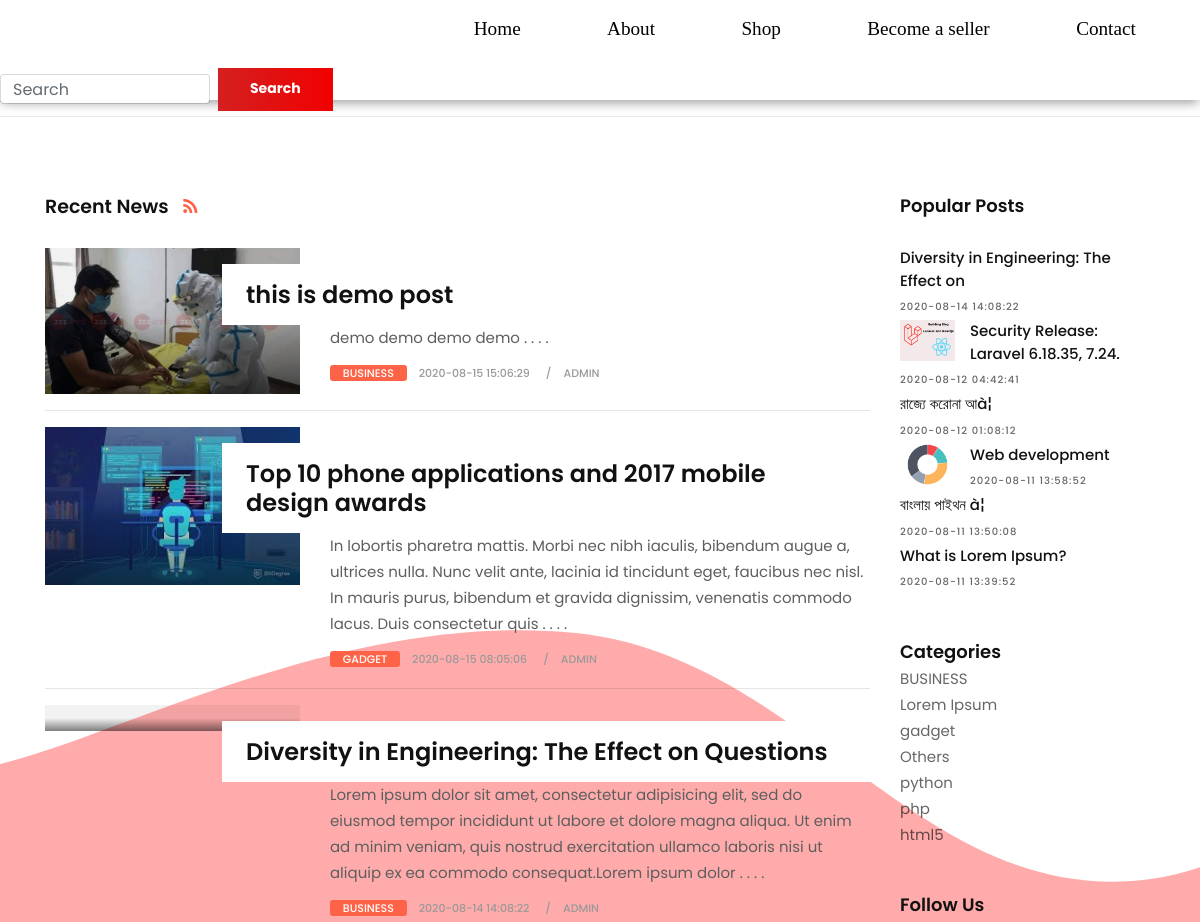
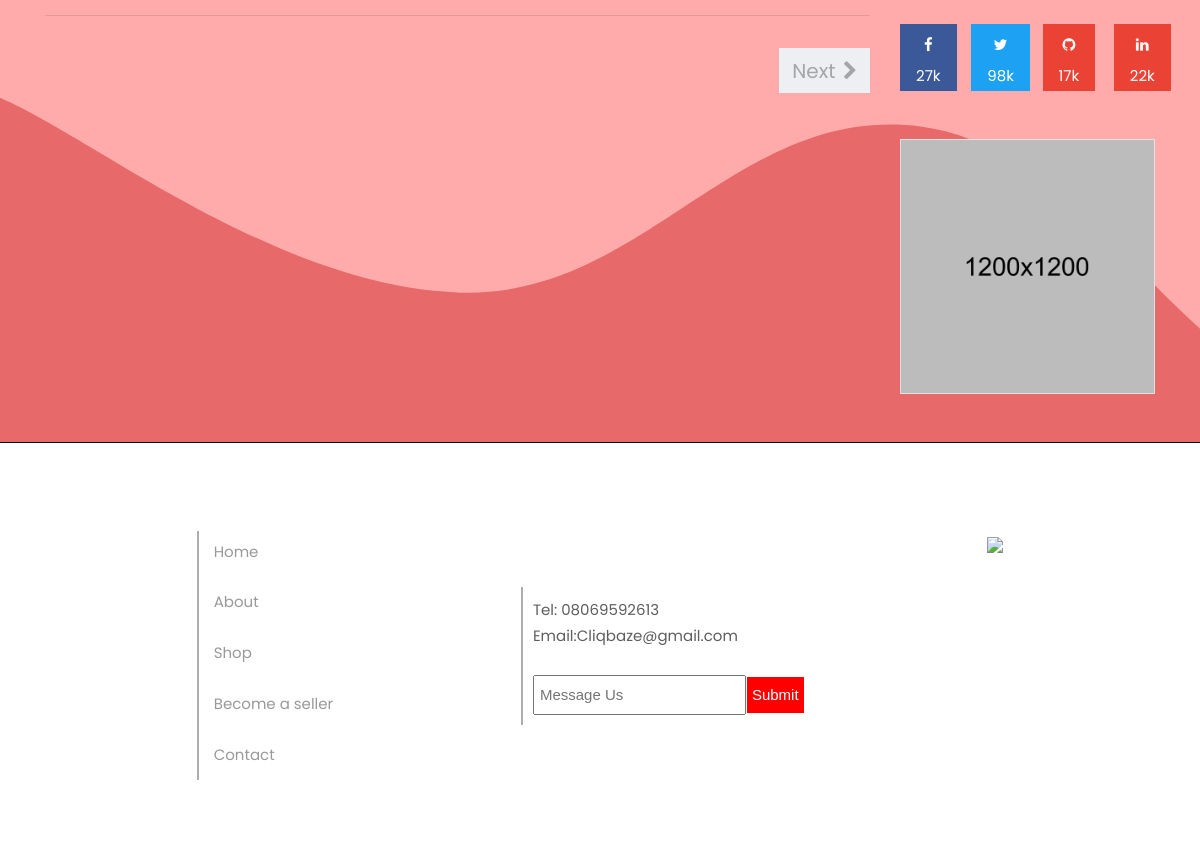
Page /Blog-php/index.php on the committed database (2 pictures, top to bottom).
### tables this page shows
CREATE TABLE `blog` (
  `id` int(3) NOT NULL,
  `cat_id` int(3) NOT NULL,
  `title` varchar(255) NOT NULL,
  `content` text NOT NULL,
  `tag` text NOT NULL,
  `admin` varchar(100) NOT NULL,
  `status` tinyint(1) NOT NULL,
  `rate` tinyint(2) NOT NULL,
  `image` varchar(255) NOT NULL,
  `date` timestamp NOT NULL DEFAULT current_timestamp()
);

CREATE TABLE `categories` (
  `id` int(2) NOT NULL,
  `category_name` varchar(100) NOT NULL,
  `status` tinyint(2) NOT NULL,
  `create_time` timestamp NOT NULL DEFAULT current_timestamp(),
  `admin_name` varchar(70) NOT NULL
);

### Blog-php/app/classes/Database.php (called while the page is built, shortened)
<?php
class Database
{
    public static function db()
    {
        $link = mysqli_connect('localhost:3306','root','','blog_oop');
        return $link;
    }
}

### Blog-php/app/classes/Site.php (called while the page is built, shortened)
<?php
class Site
{
    public  static  function display(){
        $sql = "SELECT * FROM `site`";
        $result = mysqli_query(Database::db(),$sql);
        if($result){
            return $result;
        }else{
            return false;
        }
    }
    public  static  function displaySocialLink(){
        $sql = "SELECT * FROM `social_links`";
        $result = mysqli_query(Database::db(),$sql);
        if($result){
            return $result;
        }else{
            return false;
        }
    }
}

### Blog-php/app/classes/post.php (called while the page is built, shortened)
<?php
class Post
{
    public  static  function showPopulerlPost(){
        $sql = "SELECT blog.*, categories.category_name FROM blog INNER JOIN categories ON blog.cat_id = categories.id WHERE blog.rate = 1 ORDER BY id DESC ";
        $result = mysqli_query(Database::db(),$sql);
        if($result){
            return $result;
        }else{
            return false;
        }
    }
    public  static  function countActivePost(){
        $sql = "SELECT * FROM `blog` WHERE status = 1";
        $result = mysqli_query(Database::db(),$sql);
        if($result){
            $count = mysqli_num_rows($result);
            return $count;
        }else{
            return false;
        }
    }
    public  static  function pagination($sql){
        $result = mysqli_query(Database::db(),$sql);
        if($result){
            return $result;
        }else{
            return false;
        }
    }
}

### Blog-php/app/classes/Helper.php (called while the page is built, shortened)
<?php
class Helper
{
    public  static  function textShort($text,$limit = 400){
        $text = $text . " ";
        $text = substr($text,0,$limit);
        $text = $text . " . . . .";
        return $text;
    }
}

### Blog-php/app/classes/Category.php (called while the page is built, shortened)
<?php
class Category
{
    public  static  function activeCategories(){
        $sql = "SELECT * FROM `categories` WHERE `status` = 1 ORDER BY id DESC";
        $res = mysqli_query(Database::db(),$sql);
        if($res){
            return $res;
        }else{
            return false;
        }
    }
}

### Blog-php/index.php (the view, shortened to what this page needs)
<?php require_once 'header.php';
?>
    <div class="col-lg-9 col-md-12 col-sm-12 col-xs-12">
        <div class="page-wrapper">
            <div class="blog-top clearfix">
                <h4 class="pull-left">Recent News <a href="#"><i class="fa fa-rss"></i></a></h4>
            </div>
            <?php
            if(isset($_GET['catwisepost']) && isset($_GET['id'])){
                $id = $_GET['id'];
                $catWisepost = \App\classes\Post::categoryWisePost($id);
                if($catWisepost == false){
                    echo '<h1 class="text-center">Not Avilable  !!</h1>';
                }else{
                    while ($catWisepostRow = mysqli_fetch_assoc($catWisepost)) { ?>
                        <div class="blog-list clearfix">
                            <div class="blog-box row">
                                <div class="col-md-4">
                                    <div class="post-media">
                                        <a href="singlepage.php?id=<?= catWisepostRow['id'] ?>" title="">
                                            <img src="uploads/<?=$catWisepostRow['image'] ?>" alt="" class="img-fluid w-100">
                                            <div class="hovereffect"></div>
                                        </a>
                                    </div>
                                </div>
                                <div class="blog-meta big-meta col-md-8">
                                    <h4><a href="singlepage.php?id=<?= $catWisepostRow['id'] ?>" title=""><?= $catWisepostRow['title'] ?></a></h4>
                                    <p><?php
                                        $txt = $catWisepostRow['content'];
                                        echo   \App\classes\Helper::textShort("$txt",250);
                                        ?></p>
                                    <small class="firstsmall"><a class="bg-orange" href="singlepage.php?id=<?= $catWisepostRow['id'] ?>" title="Category"><?= $catWisepostRow['category_name'] ?></a></small>
                                    <small><a  title="Date and Time"><?= $catWisepostRow['date'] ?></a></small>
                                    <small><a  title="Author or Media"><?= $catWisepostRow['admin'] ?></a></small>
                                </div>
                            </div>
                        </div>
                        <hr>
                    <?php } }
            }
            else{
            ?>
            <?php
            $ob = new \App\classes\Site();
            $a = $ob->display();
            $siteData = mysqli_fetch_assoc($a);
            $skip = 0;
            $take = $siteData['postdisplay'];
            $page = 1;
            $totalPost = \App\classes\Post::countActivePost();
            $totalPage = ceil($totalPost/$take);
            $sql = "SELECT blog.*, categories.category_name FROM blog INNER JOIN categories ON blog.cat_id = categories.id ORDER BY id DESC LIMIT $skip,$take ";
            $post = \App\classes\Post::pagination($sql);
            while ($row = mysqli_fetch_assoc($post)){
                ?>
                <div class="blog-list clearfix">
                    <div class="blog-box row">
                        <div class="col-md-4">
                            <div class="post-media">
                                <a href="singlepage.php?id=<?= $row['id'] ?>" title="">
                                    <img src="uploads/<?= $row['image'] ?>" alt="" class="img-fluid w-100">
                                    <div class="hovereffect"></div>
                                </a>
                            </div>
                        </div>
                        <div class="blog-meta big-meta col-md-8">
                            <h4><a href="singlepage.php?id=<?= $row['id'] ?>" title=""><?= $row['title'] ?></a></h4>
                            <p><?php
                                $txt = $row['content'];
                                echo   \App\classes\Helper::textShort("$txt",250);
                                ?></p>
                            <small class="firstsmall"><a class="bg-orange" href="singlepage.php?id=<?= $row['id'] ?>" title="Category"><?= $row['category_name'] ?></a></small>
                            <small><a  title="Date and Time"><?= $row['date'] ?></a></small>
                            <small><a  title="Author or Media"><?= $row['admin'] ?></a></small>
                        </div>
                    </div>
                </div>
                <hr>
            <?php } ?>
        </div>
        <div class="row text-center">
            <div class="col-md-12">
                <nav aria-label="Page navigation">
                    <ul class="pagination justify-content-between">
                        <li class="page-item">
                        <li class="page-item">
                            <?php if($totalPage > $page) { ?>
                                <a href="index.php?page=<?=$page + 1;?>"class="page-link">Next <i class="fa
 fa-chevron-right" style="margin-left: 2px;"></i></a>
                            <?php } ?>
                        </li>
                    </ul>
                </nav>
            </div>
            <?php } ?>
        </div>
    </div>
<?php
require_once 'sidebar.php';
?>
<?php
require_once 'footer.php';
?>

### Blog-php/sidebar.php (shortened to what this page needs)
<div class="col-lg-3 col-md-12 col-sm-12 col-xs-12">
    <div class="sidebar">
        <div class="widget">
            <h2 class="widget-title">Popular Posts</h2>
            <div class="blog-list-widget">
                <div class="list-group">
                    <?php
                    while ($row1 = mysqli_fetch_assoc($populer)){
                        ?>
                        <a href="singlepage.php?id=<?= $row1['id'] ?>" class="list-group-item list-group-item-action flex-column align-items-start">
                            <div class="w-100 last-item justify-content-between">
                                <img src="uploads/<?= $row1['image'] ?>" alt="" class="img-fluid float-left">
                                <h5 class="mb-1"><?= substr($row1['title'],0,40) ?></h5>
                                <small><?= $row1['date'] ?></small>
                            </div>
                        </a>
                    <?php } ?>
                </div>
            </div>
        </div>
        <div class="widget">
            <h2 class="widget-title" style="margin-bottom: 5px;">Categories</h2>
            <div class="blog-list-widget">
                <div class="list-group">
                    <?php
                    $categories = Category::activeCategories();
                    while ($row2 = mysqli_fetch_assoc($categories)){
                    ?>
                    <p style="margin-bottom: 0px;border-bottom: 1px solid #cc"><a href="index.php?id=<?= $row2['id']?>&catwisepost"><?= $row2['category_name'] ?></a></p>
                    <?php } ?>
                </div>
            </div>
        </div>
        <?php
        $ob = Site::displaySocialLink();
        $data = mysqli_fetch_assoc($ob);
        ?>
        <div class="widget">
            <h2 class="widget-title">Follow Us</h2>
            <div class="row text-center">
                <div class="col-lg-3 col-md-3 col-sm-3 col-xs-6">
                    <a href="<?= $data['facebook']?>" class="social-button facebook-button">
                        <i class="fa fa-facebook"></i>
                        <p>27k</p>
                    </a>
                </div>
                <div class="col-lg-3 col-md-3 col-sm-3 col-xs-6">
                    <a href="<?= $data['twitter']?>" class="social-button twitter-button">
                        <i class="fa fa-twitter"></i>
                        <p>98k</p>
                    </a>
                </div>
                <div class="col-lg-3 col-md-3 col-sm-3 col-xs-6">
                    <a href="<?= $data['github']?>" class="social-button google-button">
                        <i class="fa fa-github"></i>
                        <p>17k</p>
                    </a>
                </div>
                <div class="col-lg-3 col-md-3 col-sm-3 col-xs-6">
                    <a href="<?= $data['linkedin']?>" class="social-button google-button">
                        <i class="fa fa-linkedin"></i>
                        <p>22k</p>
                    </a>
                </div>
            </div>
        </div>
        <div class="widget">
            <div class="banner-spot clearfix">
                <div class="banner-img">
                    <img src="upload/banner_03.jpg" alt="" class="img-fluid">
                </div>
            </div>
        </div>
    </div>
</div>

### Blog-php/Home.css (style rules this page uses)
body { margin: 0; background-image: url('Red2.svg'); background-repeat: no-repeat; background-size: cover; background-attachment: fixed; }
li { list-style: none; }
a { text-decoration: none; }
.container nav a { font-size: 20px; }
* { box-sizing: border-box; }
body { font-family: Verdana, sans-serif; }
img { vertical-align: middle; }

### Blog-php/assets/style.css (style rules this page uses)
body { font-size: 15px; line-height: 26px; background-color: #ffffff; }
h1, h2, h3, h4, h5, body, p, .topbar-section, .navbar-inverse .navbar-nav .nav-link, .header .dropdown-menu, .navbar-nav .nav-link { font-family: 'Roboto', serif; }
h1, h2, h3, h4, h5, h6 { font-weight: 700; line-height: 1.4; color: #111111; }
h2 { font-size: 27px; line-height: 38px; margin-bottom: 20px }
h4 { font-size: 19px; line-height: 29px; margin-bottom: 14px }
h5 { font-size: 17px; line-height: 25px; margin-bottom: 11px }
a { color: #111111; }
body, p { color: #5e5e5e; }
p { margin-bottom: 26px; font-size: 15px; line-height: 26px; }
a { text-decoration: none !important; }
.post-media img { width: 100%; }
.post-media img, .masonry-box img { -webkit-transition: all .3s ease-in-out; -moz-transition: all .3s ease-in-out; -ms-transition: all .3s ease-in-out; -o-transition: all .3s ease-in-out; transition: all .3s ease-in-out; -webkit-transform: scale(1); -moz-transform: scale(1); -ms-transform: scale(1); -o-transform: scale(1); transform: scale(1); }
.footer a, .footer p, .blog-list-widget small { color: rgba(0, 0, 0, 0.6) !important; }
.page-link { background-color: #edeff2 !important; border: 0 dashed #e2e2e2; border-radius: 0; color: #a3a5a8 !important; display: block; font-size: 14px; line-height: 1; margin-left: 6px; padding: 0.8rem 0.8rem; position: relative; text-transform: capitalize; }
.page-item:last-child .page-link { border-radius: 0; }
.banner-spot { background: #edeff2 url("images/ads-bg.png") no-repeat scroll center right / auto 100%; clear: both; display: block; height: auto; margin: 0 auto; padding: 15px; position: relative; }
.banner-img img { margin: auto; text-align: center; max-width: 768px; float: none; width: 100%; display: block; }
.blog-meta h4 { padding: 1rem 0 0.5rem; margin: 0; font-size: 21px; }
.blog-meta.big-meta h4 { padding: 1rem 0 0.6rem; margin: 0; font-size: 28px; }
.blog-meta.big-meta p { margin-bottom: 0.5rem; padding-bottom: 0; }
.blog-meta small { font-size: 11px; display: inline-block; margin-bottom: 0; padding-bottom: 0; color: #111111; font-weight: bold; text-transform: uppercase; margin-right: 0.5rem; }
.blog-meta small:after { content: "/"; padding-left: 1rem; }
.blog-meta small:last-child:after { content: "" }
.post-media { position: relative; overflow: hidden; }
.hovereffect { position: absolute; top: 0; opacity: 0; left: 0; right: 0; bottom: 0; background-color: rgba(0, 0, 0, 0.2); -webkit-transition: all .3s ease-in-out; -moz-transition: all .3s ease-in-out; -ms-transition: all .3s ease-in-out; -o-transition: all .3s ease-in-out; transition: all .3s ease-in-out; zoom: 1; filter: alpha(opacity=0); opacity: 0.5; background: -moz-linear-gradient(0deg, rgba(0, 0, 0, 1) 0%, rgba(0, 0, 0, 0.1) 50%); background: -webkit-linear-gradient(0deg, rgba(0, 0, 0, 1) 0%, rgba(0, 0, 0, 0.1) 50%); background: linear-gradient(0deg, rgba(0, 0, 0, 1) 0%, rgba(0, 0, 0, 0.1) 50%); filter: progid: DXImageTransform.Microsoft.gradient( startColorstr='#000000', endColorstr='#00000000', GradientType=1); }
.blog-list .blog-meta.big-meta h4 { margin-left: -20%; margin-top: 1rem; background-color: #ffffff; padding: 1rem 1.5rem 1rem; }
.sidebar .widget { position: relative; display: block; margin-bottom: 3rem; }
.sidebar .banner-spot { background-image: none; padding: 5px; }
.sidebar .blog-list-widget img { width: 55px; padding: 0; }
.sidebar .blog-list-widget .mb-1 { font-size: 15px; }
.sidebar a { color: rgba(0, 0, 0, 0.6); }
.sidebar .widget-title { display: block; font-size: 18px; margin: 0 0 2rem; padding: 0; line-height: 1; }
.blog-list-widget img { background: #fff none repeat scroll 0 0; margin-right: 15px; max-width: 80px; padding: 4px; }
.blog-list-widget .list-group-item { padding: 0; border: 0; margin: 0; background-color: transparent; }
.blog-list-widget .w-100 { margin-bottom: 1rem; display: block; }
.blog-list-widget .w-100.last-item { margin-bottom: 0; }
.blog-list-widget .mb-1 { font-size: 16px; font-weight: 500; line-height: 1.5; margin-bottom: 0rem !important; }
.blog-list-widget small { font-size: 10px; font-weight: 500; letter-spacing: 1px; text-transform: uppercase; }

### rows in the picture
blog: image (picture), title "this is demo post", content "demo demo demo demo . . . .", categories.category_name "BUSINESS", date "2020-08-15 15:06:29", admin "ADMIN"
blog: image (picture), title "Top 10 phone applications and 2017 mobile design awards", content "In lobortis pharetra mattis. Morbi nec nibh iaculis, bibendum augue a, ultrices nulla. Nunc velit ante, lacinia id tincidunt eget, faucibus nec nisl. In mauris purus, bibendum et gravida dignissim, venenatis commodo lacus. Duis consectetur quis . . . .", categories.category_name "GADGET", date "2020-08-15 08:05:06", admin "ADMIN"
blog: title "Diversity in Engineering: The Effect on Questions", content "Lorem ipsum dolor sit amet, consectetur adipisicing elit, sed do eiusmod tempor incididunt ut labore et dolore magna aliqua. Ut enim ad minim veniam, quis nostrud exercitation ullamco laboris nisi ut aliquip ex ea commodo consequat.Lorem ipsum dolor . . . .", categories.category_name "BUSINESS", date "2020-08-14 14:08:22", admin "ADMIN", title "Diversity in Engineering: The Effect on"
blog: image (picture), title "Security Release: Laravel 6.18.35, 7.24.", date "2020-08-12 04:42:41"
blog: title "রাজ্যে করোনা আà¦", date "2020-08-12 01:08:12"
blog: image (picture), title "Web development", date "2020-08-11 13:58:52"
blog: title "বাংলায় পাইথন à¦", date "2020-08-11 13:50:08"
blog: title "What is Lorem Ipsum?", date "2020-08-11 13:39:52"
categories: category_name "BUSINESS"
categories: category_name "Lorem Ipsum"
categories: category_name "gadget"
categories: category_name "Others"
categories: category_name "python"
categories: category_name "php"
categories: category_name "html5"
